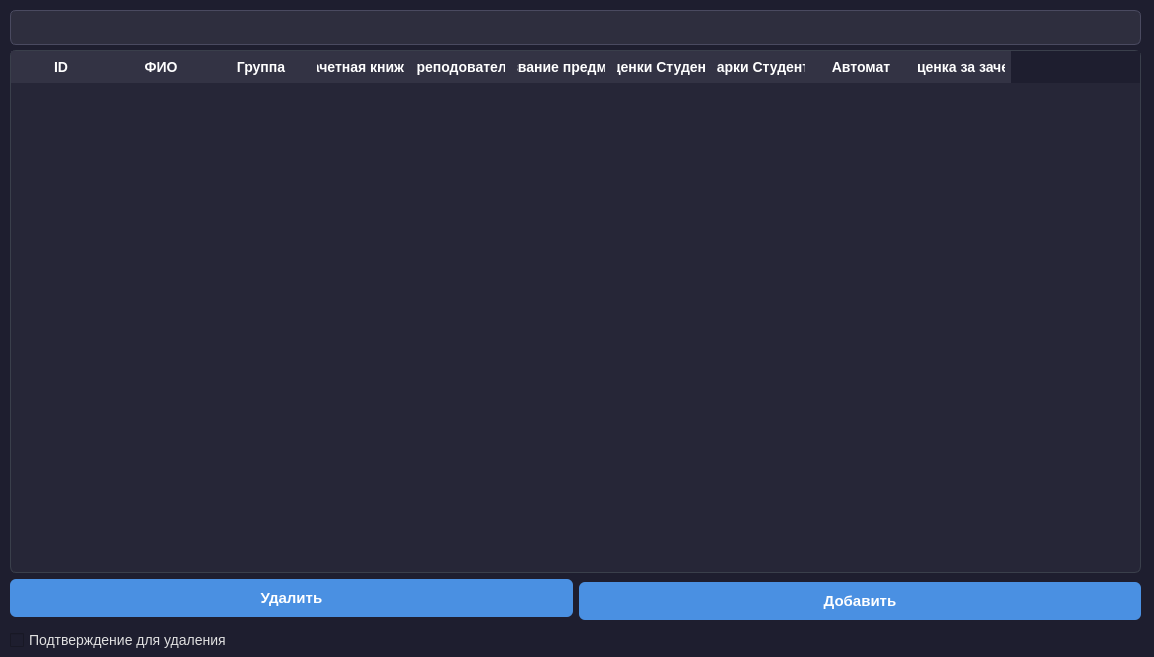
<?xml version="1.0" encoding="UTF-8"?>
<ui version="4.0">
 <class>RecordBook</class>
 <widget class="QWidget" name="RecordBook">
  <property name="geometry">
   <rect>
    <x>0</x>
    <y>0</y>
    <width>1154</width>
    <height>657</height>
   </rect>
  </property>
  <property name="windowTitle">
   <string>Form</string>
  </property>
  <property name="styleSheet">
   <string notr="true">/* Общий стиль для всего приложения */
QWidget {
    background-color: #1e1e2f;
    color: #e0e0e0;
    font-family: 'Segoe UI', Tahoma, Geneva, Verdana, sans-serif;
    font-size: 14px;
}

/* Группа */
QGroupBox {
    border: 1px solid #3a3f4b;
    border-radius: 8px;
    margin-top: 20px;
    padding: 12px 16px;
    background-color: #2b2b3c;
    color: #e0e0e0;
}

QGroupBox:title {
    subcontrol-origin: margin;
    subcontrol-position: top left;
    padding: 0 6px;
    font-weight: bold;
    font-size: 15px;
    color: #ffffff;
}

/* Метки */
QLabel {
    color: #d6d6d6;
    font-size: 14px;
    font-weight: 500;
    padding: 2px 4px;
}

QLabel#sectionTitle {
    font-size: 18px;
    font-weight: bold;
    color: #87cefa; /* light sky blue */
    padding: 4px 0;
}

/* Кнопки */
QPushButton {
    background-color: #4a90e2;
    color: white;
    border: none;
    border-radius: 6px;
    padding: 10px 24px;
    font-size: 15px;
    font-weight: 600;
}

QPushButton:hover {
    background-color: #357ab8;
}

QPushButton:pressed {
    background-color: #2e5c9a;
}

/* Поля ввода */
QLineEdit {
    background-color: #2e2e3e;
    color: #ffffff;
    border: 1px solid #4a4a60;
    border-radius: 6px;
    padding: 6px 10px;
    font-size: 14px;
}

QLineEdit:focus {
    border: 1px solid #4a90e2;
    background-color: #3a3a50;
}

/* Таблица */
QTableWidget {
    background-color: #262637;
    alternate-background-color: #2e2e42;
    gridline-color: #3a3f4b;
    border: 1px solid #3a3f4b;
    border-radius: 6px;
    font-size: 14px;
    color: #e0e0e0;
    selection-background-color: #4a90e2;
    selection-color: #ffffff;
}

QHeaderView::section {
    background-color: #333344;
    color: #ffffff;
    padding: 6px;
    border: none;
    font-weight: bold;
    font-size: 14px;
}

QTableCornerButton::section {
    background-color: #333344;
    border: none;
}

/* Скроллбары (для виджетов с прокруткой) */
QScrollBar:vertical {
    background: #1e1e2f;
    width: 12px;
    margin: 0px;
    border-radius: 6px;
}

QScrollBar::handle:vertical {
    background: #4a90e2;
    min-height: 20px;
    border-radius: 6px;
}

QScrollBar::add-line:vertical,
QScrollBar::sub-line:vertical {
    height: 0px;
}

QScrollBar:horizontal {
    background: #1e1e2f;
    height: 12px;
    margin: 0px;
    border-radius: 6px;
}

QScrollBar::handle:horizontal {
    background: #4a90e2;
    min-width: 20px;
    border-radius: 6px;
}

QScrollBar::add-line:horizontal,
QScrollBar::sub-line:horizontal {
    width: 0px;
}
</string>
  </property>
  <widget class="QWidget" name="gridLayoutWidget_2">
   <property name="geometry">
    <rect>
     <x>10</x>
     <y>50</y>
     <width>1131</width>
     <height>601</height>
    </rect>
   </property>
   <layout class="QGridLayout" name="gridLayout_2">
    <item row="0" column="0">
     <layout class="QGridLayout" name="gridLayout">
      <item row="2" column="1" rowspan="2">
       <widget class="QPushButton" name="btnAdd">
        <property name="text">
         <string>Добавить</string>
        </property>
       </widget>
      </item>
      <item row="2" column="0">
       <widget class="QPushButton" name="btnDelete">
        <property name="text">
         <string>Удалить</string>
        </property>
       </widget>
      </item>
      <item row="0" column="0" colspan="2">
       <widget class="QTableWidget" name="tableWidget">
        <column>
         <property name="text">
          <string>ID</string>
         </property>
        </column>
        <column>
         <property name="text">
          <string>ФИО</string>
         </property>
        </column>
        <column>
         <property name="text">
          <string>Группа</string>
         </property>
        </column>
        <column>
         <property name="text">
          <string>Зачетная книжка</string>
         </property>
        </column>
        <column>
         <property name="text">
          <string>Преподователь</string>
         </property>
        </column>
        <column>
         <property name="text">
          <string>Название предмета</string>
         </property>
        </column>
        <column>
         <property name="text">
          <string>Оценки Студента</string>
         </property>
        </column>
        <column>
         <property name="text">
          <string>Марки Студента</string>
         </property>
        </column>
        <column>
         <property name="text">
          <string>Автомат</string>
         </property>
        </column>
        <column>
         <property name="text">
          <string>Оценка за зачет</string>
         </property>
        </column>
       </widget>
      </item>
     </layout>
    </item>
    <item row="2" column="0">
     <layout class="QVBoxLayout" name="verticalLayout"/>
    </item>
    <item row="1" column="0">
     <widget class="QCheckBox" name="checkBoxConfrmDelete">
      <property name="text">
       <string>Подтверждение для удаления</string>
      </property>
     </widget>
    </item>
   </layout>
  </widget>
  <widget class="QLineEdit" name="lineEditFind">
   <property name="geometry">
    <rect>
     <x>10</x>
     <y>10</y>
     <width>1131</width>
     <height>35</height>
    </rect>
   </property>
  </widget>
 </widget>
 <resources/>
 <connections/>
</ui>
